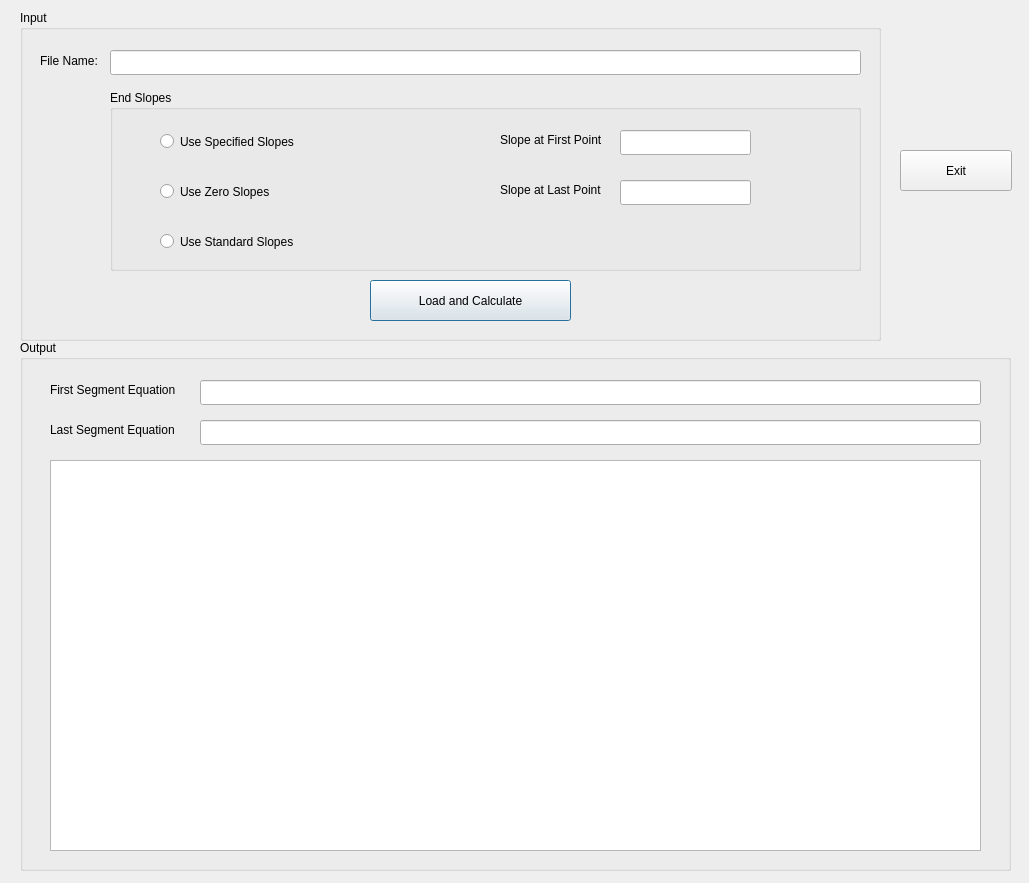
<?xml version="1.0" encoding="UTF-8"?>
<ui version="4.0">
 <class>Dialog</class>
 <widget class="QDialog" name="Dialog">
  <property name="geometry">
   <rect>
    <x>0</x>
    <y>0</y>
    <width>1029</width>
    <height>883</height>
   </rect>
  </property>
  <property name="windowTitle">
   <string>Dialog</string>
  </property>
  <widget class="QGroupBox" name="groupBox_Input">
   <property name="geometry">
    <rect>
     <x>20</x>
     <y>10</y>
     <width>861</width>
     <height>331</height>
    </rect>
   </property>
   <property name="title">
    <string>Input</string>
   </property>
   <widget class="QLabel" name="label">
    <property name="geometry">
     <rect>
      <x>20</x>
      <y>40</y>
      <width>71</width>
      <height>21</height>
     </rect>
    </property>
    <property name="text">
     <string>File Name:</string>
    </property>
   </widget>
   <widget class="QPushButton" name="pushButton_loadCalculate">
    <property name="geometry">
     <rect>
      <x>350</x>
      <y>270</y>
      <width>201</width>
      <height>41</height>
     </rect>
    </property>
    <property name="text">
     <string>Load and Calculate</string>
    </property>
   </widget>
   <widget class="QGroupBox" name="groupBox_slopeSelect">
    <property name="geometry">
     <rect>
      <x>90</x>
      <y>80</y>
      <width>751</width>
      <height>181</height>
     </rect>
    </property>
    <property name="title">
     <string>End Slopes</string>
    </property>
    <widget class="QRadioButton" name="radioButton_useSpec">
     <property name="geometry">
      <rect>
       <x>50</x>
       <y>40</y>
       <width>161</width>
       <height>23</height>
      </rect>
     </property>
     <property name="text">
      <string>Use Specified Slopes</string>
     </property>
    </widget>
    <widget class="QRadioButton" name="radioButton_useZero">
     <property name="geometry">
      <rect>
       <x>50</x>
       <y>90</y>
       <width>161</width>
       <height>23</height>
      </rect>
     </property>
     <property name="text">
      <string>Use Zero Slopes</string>
     </property>
    </widget>
    <widget class="QRadioButton" name="radioButton_useStandard">
     <property name="geometry">
      <rect>
       <x>50</x>
       <y>140</y>
       <width>161</width>
       <height>23</height>
      </rect>
     </property>
     <property name="text">
      <string>Use Standard Slopes</string>
     </property>
    </widget>
    <widget class="QLineEdit" name="lineEdit_slopeFP">
     <property name="geometry">
      <rect>
       <x>510</x>
       <y>40</y>
       <width>131</width>
       <height>25</height>
      </rect>
     </property>
    </widget>
    <widget class="QLineEdit" name="lineEdit_slopeSP">
     <property name="geometry">
      <rect>
       <x>510</x>
       <y>90</y>
       <width>131</width>
       <height>25</height>
      </rect>
     </property>
    </widget>
    <widget class="QLabel" name="label_2">
     <property name="geometry">
      <rect>
       <x>390</x>
       <y>40</y>
       <width>121</width>
       <height>20</height>
      </rect>
     </property>
     <property name="text">
      <string>Slope at First Point</string>
     </property>
    </widget>
    <widget class="QLabel" name="label_3">
     <property name="geometry">
      <rect>
       <x>390</x>
       <y>90</y>
       <width>121</width>
       <height>20</height>
      </rect>
     </property>
     <property name="text">
      <string>Slope at Last Point</string>
     </property>
    </widget>
   </widget>
   <widget class="QLineEdit" name="lineEdit_filePath">
    <property name="geometry">
     <rect>
      <x>90</x>
      <y>40</y>
      <width>751</width>
      <height>25</height>
     </rect>
    </property>
   </widget>
  </widget>
  <widget class="QGroupBox" name="groupBox_Output">
   <property name="geometry">
    <rect>
     <x>20</x>
     <y>340</y>
     <width>991</width>
     <height>531</height>
    </rect>
   </property>
   <property name="title">
    <string>Output</string>
   </property>
   <widget class="QLineEdit" name="lineEdit_firstSegEquation">
    <property name="geometry">
     <rect>
      <x>180</x>
      <y>40</y>
      <width>781</width>
      <height>25</height>
     </rect>
    </property>
   </widget>
   <widget class="QLabel" name="label_equation">
    <property name="geometry">
     <rect>
      <x>30</x>
      <y>40</y>
      <width>151</width>
      <height>19</height>
     </rect>
    </property>
    <property name="text">
     <string>First Segment Equation</string>
    </property>
   </widget>
   <widget class="QGraphicsView" name="graphicsView">
    <property name="geometry">
     <rect>
      <x>30</x>
      <y>120</y>
      <width>931</width>
      <height>391</height>
     </rect>
    </property>
   </widget>
   <widget class="QLabel" name="label_equation_2">
    <property name="geometry">
     <rect>
      <x>30</x>
      <y>80</y>
      <width>151</width>
      <height>19</height>
     </rect>
    </property>
    <property name="text">
     <string>Last Segment Equation</string>
    </property>
   </widget>
   <widget class="QLineEdit" name="lineEdit_lastSegEquation">
    <property name="geometry">
     <rect>
      <x>180</x>
      <y>80</y>
      <width>781</width>
      <height>25</height>
     </rect>
    </property>
   </widget>
  </widget>
  <widget class="QPushButton" name="pushButton_Exit">
   <property name="geometry">
    <rect>
     <x>900</x>
     <y>150</y>
     <width>112</width>
     <height>41</height>
    </rect>
   </property>
   <property name="text">
    <string>Exit</string>
   </property>
  </widget>
 </widget>
 <resources/>
 <connections/>
</ui>
